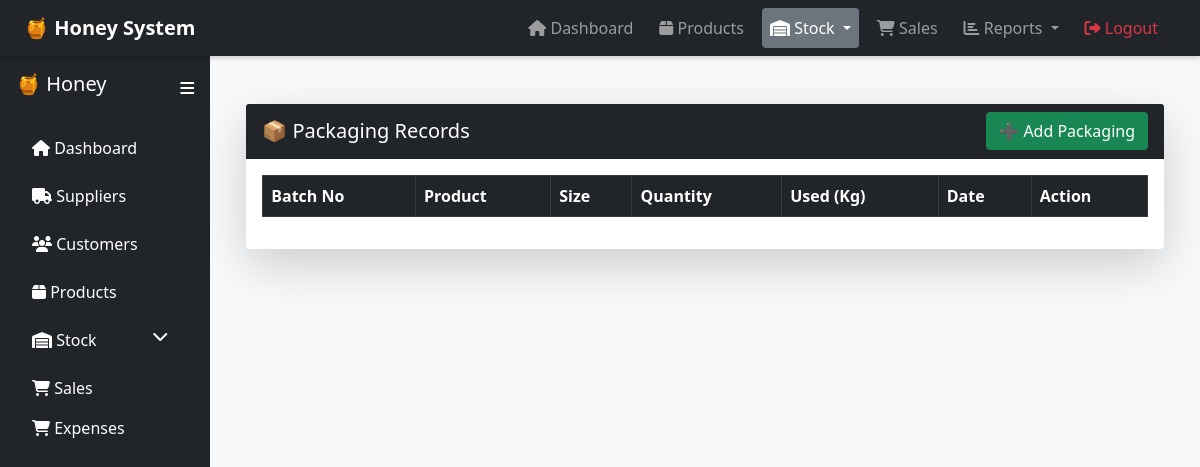
Before: /stock/packaging/index.php with the older database file.
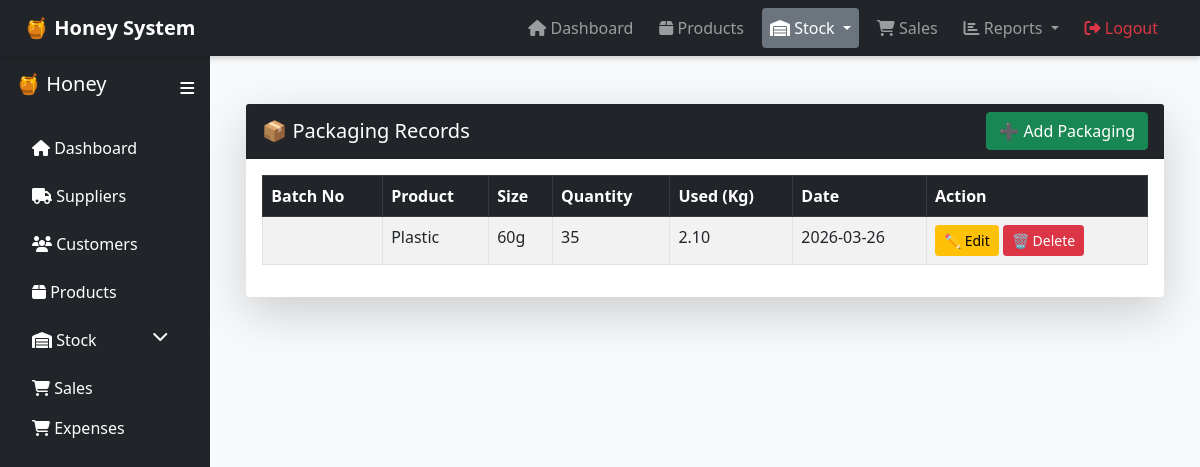
After: the same page with the newer database file.
### tables this page shows
CREATE TABLE `packaging` (
  `PackagingID` int(11) NOT NULL,
  `BatchID` int(11) DEFAULT NULL,
  `ProductID` int(11) DEFAULT NULL,
  `QuantityProduced` int(11) DEFAULT NULL,
  `ProcessedUsedKg` decimal(10,2) DEFAULT NULL,
  `PackagingDate` date DEFAULT NULL
);

CREATE TABLE `products` (
  `ProductID` int(11) NOT NULL,
  `Name` varchar(100) DEFAULT NULL,
  `Size` varchar(50) DEFAULT NULL,
  `Price` decimal(10,2) DEFAULT NULL,
  `CreatedAt` timestamp NOT NULL DEFAULT current_timestamp()
);

### stock/packaging/index.php (the view, shortened to what this page needs)
<?php
include("../../includes/layout.php");
include("../../config/db.php");
?>
<div class="container mt-4">
<div class="card shadow-lg border-0">
<div class="card-header bg-dark text-white d-flex justify-content-between align-items-center">
    <h5 class="mb-0">📦 Packaging Records</h5>
    <a href="create.php" class="btn btn-success">
        ➕ Add Packaging
    </a>
</div>
<div class="card-body">
<table id="table" class="table table-bordered table-striped">
<thead class="table-dark">
<tr>
    <th>Batch No</th>
    <th>Product</th>
    <th>Size</th>
    <th>Quantity</th>
    <th>Used (Kg)</th>
    <th>Date</th>
    <th>Action</th>
</tr>
</thead>
<tbody>
<?php
$sql = "
SELECT
    p.PackagingID,
    p.BatchNo,   -- ✅ IMPORTANT FIX
    p.QuantityProduced,
    p.ProcessedUsedKg,
    p.PackagingDate,
    pr.Name,
    pr.Size
FROM packaging p
JOIN products pr ON p.ProductID = pr.ProductID
ORDER BY p.PackagingDate DESC
";
$stmt = $conn->prepare($sql);
$stmt->execute();
foreach($stmt->fetchAll(PDO::FETCH_ASSOC) as $row):
?>
<tr>
    <td><?= $row['BatchNo'] ?></td>
    <td><?= $row['Name'] ?></td>
    <td><?= $row['Size'] ?></td>
    <td><?= $row['QuantityProduced'] ?></td>
    <td><?= number_format($row['ProcessedUsedKg'],2) ?></td>
    <td><?= $row['PackagingDate'] ?></td>
    <td>
        <a href="edit.php?id=<?= $row['PackagingID'] ?>" class="btn btn-warning btn-sm">
            ✏️ Edit
        </a>
        <a href="delete.php?id=<?= $row['PackagingID'] ?>"
           class="btn btn-danger btn-sm"
           onclick="return confirm('Delete this record?')">
            🗑 Delete
        </a>
    </td>
</tr>
<?php endforeach; ?>
</tbody>
</table>
</div>
</div>
</div>
<?php include("../../includes/footer.php"); ?>

Changed rows visible on the page:
added packaging: ProductID.Name "Plastic", ProductID.Size "60g", QuantityProduced "35", ProcessedUsedKg "2.10", PackagingDate "2026-03-26"
